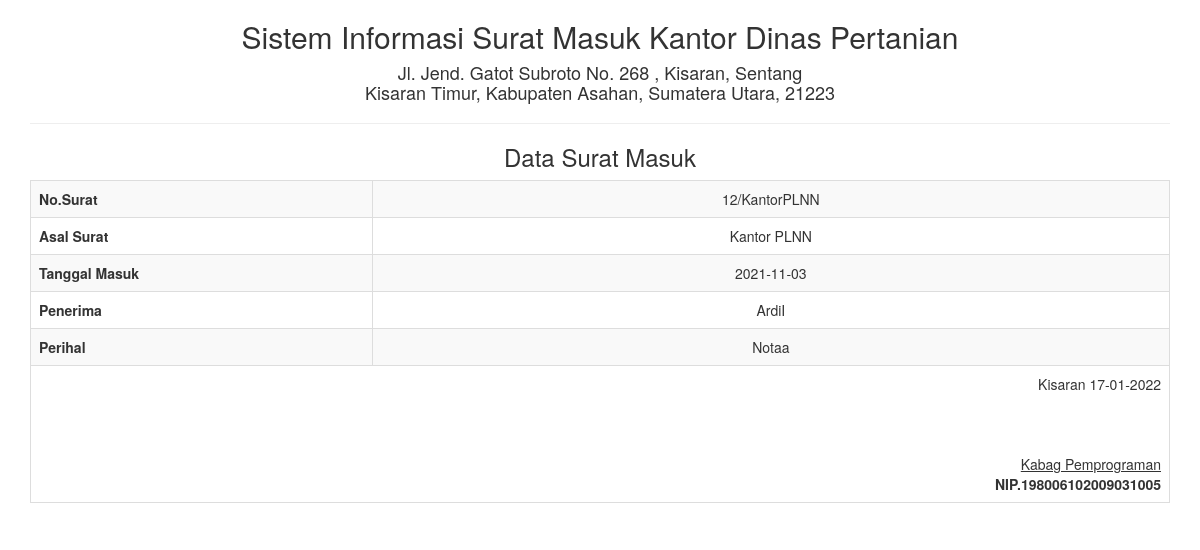
Page /report/suratmasuk_satu.php?id=11 on the committed database.
### tables this page shows
CREATE TABLE `surat_masuk` (
  `id` int(5) NOT NULL,
  `no_surat` varchar(15) NOT NULL,
  `asal_surat` varchar(20) NOT NULL,
  `tgl_masuk` date NOT NULL,
  `penerima` varchar(50) NOT NULL,
  `perihal` varchar(50) NOT NULL
);

### report/suratmasuk_satu.php (the view, shortened to what this page needs)
<!DOCTYPE html>
<html>
    <head>
        <link href="../Assets/css/bootstrap.min.css" rel="stylesheet" type="text/css"/>
    </head>
    <body onload="print()">
        <?php
        include '../config/koneksi.php';
        $sql = "SELECT * FROM surat_masuk WHERE id='" . $_GET ['id'] . "'";
        $query = mysqli_query($koneksi, $sql) or die("SQL Detail error");
        $data = mysqli_fetch_array($query);
        ?>
        <div class="container">
            <div class='row'>
                <div class="col-sm-12">
                    <div class="text-center">
                        <h2>Sistem Informasi Surat Masuk Kantor Dinas Pertanian </h2>
                        <h4>Jl. Jend. Gatot Subroto No. 268 , Kisaran, Sentang <br> Kisaran Timur, Kabupaten Asahan, Sumatera Utara, 21223</h4>
                        <hr>
                        <h3>Data Surat Masuk</h3>
                        <table class="table table-bordered table-striped table-hover">
                            <tbody>
                                <tr>
                                    <th = width="30%">No.Surat</th> <td><?= $data['no_surat'] ?></td>
                                </tr>
                                <tr>
                                     <th>Asal Surat</th> <td><?= $data['asal_surat'] ?></td>
                                </tr>
                                <tr>
                                   <th>Tanggal Masuk</th> <td><?= $data['tgl_masuk'] ?></td>
                                </tr>
								<tr>
                                    <th>Penerima</th> <td><?= $data['penerima'] ?></td>
                                </tr>
								<tr>
                                    <th>Perihal</th> <td><?= $data['perihal'] ?></td>
                                </tr>
                            </tbody>
                            <tfoot>
                                <tr>
                                    <td colspan="2" class="text-right">
                                        Kisaran  <?= date("d-m-Y") ?>
                                        <br><br><br><br>
                                        <u>Kabag Pemprograman<strong></u><br>
                                        NIP.198006102009031005
									</td>
								</tr>
							</tfoot>
                        </table>
                    </div>
                </div>
            </div>
    </body>
</html>

### rows in the picture
surat_masuk: no_surat "12/KantorPLNN", asal_surat "Kantor PLNN", tgl_masuk "2021-11-03", penerima "ArdiI", perihal "Notaa"
